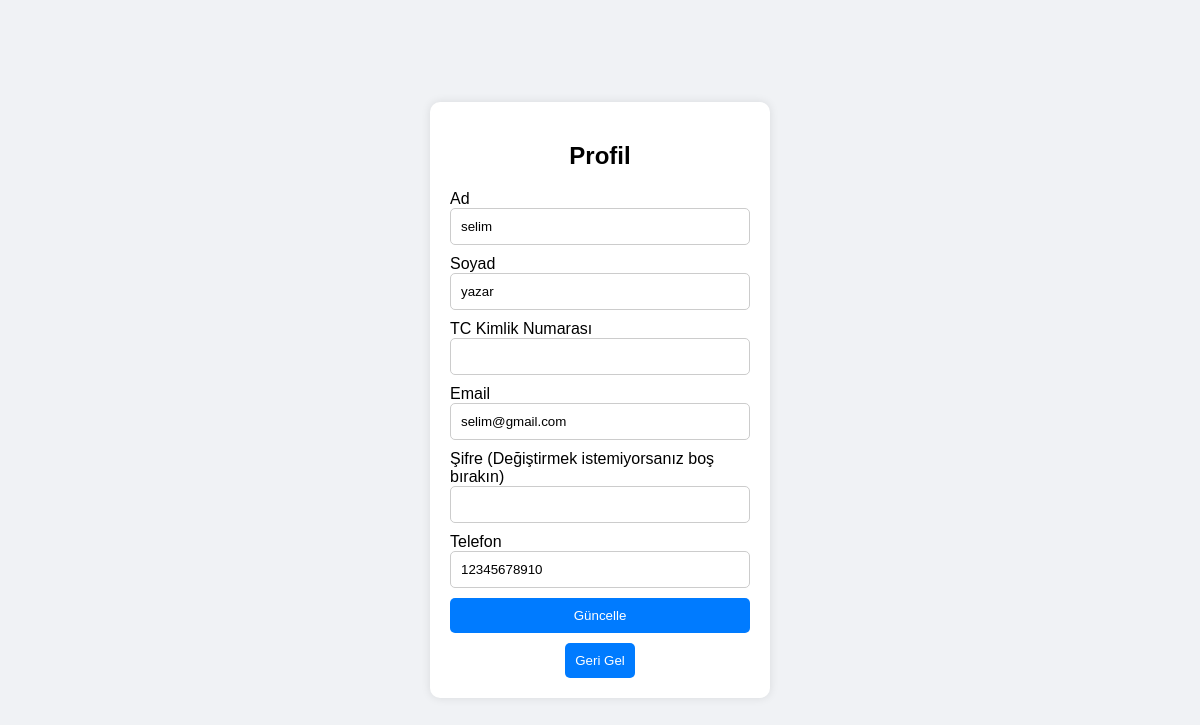
Page /profile/ (signed in) on the committed database.
### myApp/models.py (models this page shows, shortened)
class User(models.Model):
    first_name = models.CharField(max_length=30)
    last_name = models.CharField(max_length=30)
    tc = models.CharField(max_length=11, unique=True)
    email = models.EmailField()
    password = models.CharField(max_length=128)
    phone = models.CharField(max_length=11)

### myApp/views.py (the view, shortened to what this page needs)
# urls.py: path('profile/', views.profile, name='profile'),
def profile(request):
    if not request.session.get('authenticated', False):
        return redirect('login')
    user = User.objects.get(id=request.session['user_id'])
    context = {
        'first_name': user.first_name,
        'last_name': user.last_name,
        'email': user.email,
        'phone': user.phone,
    }
    return render(request, 'profile.html', context)

### myApp/templates/profile.html (shortened to what this page needs)
<!DOCTYPE html>
<html lang="en">
<head>
</head>
<body>
    <div class="profile-container">
        <h2>Profil</h2>
        <form class="profile-form" id="profileForm" method="POST">
            <label for="first_name">Ad</label>
            <input type="text" id="first_name" name="first_name" value="{{ first_name }}" required>
            <label for="last_name">Soyad</label>
            <input type="text" id="last_name" name="last_name" value="{{ last_name }}" required>
            <label for="tc">TC Kimlik Numarası</label>
            <input type="text" id="tc" name="tc" value="{{ tc }}" readonly>
            <label for="email">Email</label>
            <input type="email" id="email" name="email" value="{{ email }}" required>
            <label for="password">Şifre (Değiştirmek istemiyorsanız boş bırakın)</label>
            <input type="password" id="password" name="password">
            <label for="phone">Telefon</label>
            <input type="text" id="phone" name="phone" value="{{ phone }}" required>
            <button type="submit">Güncelle</button>
        </form>
        <div class="back-button">
            <a href="{% url 'auth_home' %}"><button>Geri Gel</button></a>
        </div>
    </div>
            </body>
            </html>

### myApp/templates/profile.html (style rules this page uses)
body { display: flex; justify-content: center; align-items: center; height: 100vh; font-family: 'Arial', sans-serif; margin: 0; background-color: #f0f2f5; }
.profile-container { background-color: #fff; padding: 20px; border-radius: 10px; box-shadow: 0 0 10px rgba(0, 0, 0, 0.1); width: 300px; }
.profile-container h2 { text-align: center; margin-bottom: 20px; }
.profile-form { display: flex; flex-direction: column; }
.profile-form input { margin-bottom: 10px; padding: 10px; border: 1px solid #ccc; border-radius: 5px; }
.profile-form button { padding: 10px; border-radius: 5px; border: none; background-color: #007BFF; color: white; cursor: pointer; transition: background-color 0.3s ease; }
.back-button { margin-top: 10px; display: flex; justify-content: center; }
.back-button button { padding: 10px; border-radius: 5px; border: none; background-color: #007BFF; color: white; cursor: pointer; transition: background-color 0.3s ease; }

### rows in the picture
User: first_name "selim", last_name "yazar", email "selim@gmail.com", phone "12345678910"
